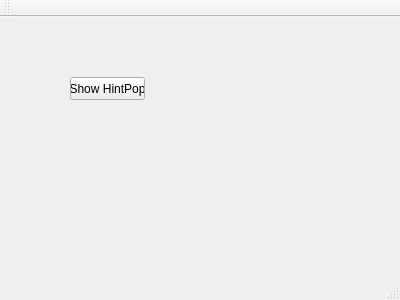
<?xml version="1.0" encoding="UTF-8"?>
<ui version="4.0">
 <class>MainWindow</class>
 <widget class="QMainWindow" name="MainWindow">
  <property name="geometry">
   <rect>
    <x>0</x>
    <y>0</y>
    <width>400</width>
    <height>300</height>
   </rect>
  </property>
  <property name="windowTitle">
   <string>MainWindow</string>
  </property>
  <widget class="QWidget" name="centralWidget">
   <widget class="QPushButton" name="pushButton">
    <property name="geometry">
     <rect>
      <x>70</x>
      <y>60</y>
      <width>75</width>
      <height>23</height>
     </rect>
    </property>
    <property name="text">
     <string>Show HintPop</string>
    </property>
   </widget>
  </widget>
  <widget class="QMenuBar" name="menuBar">
   <property name="geometry">
    <rect>
     <x>0</x>
     <y>0</y>
     <width>400</width>
     <height>23</height>
    </rect>
   </property>
  </widget>
  <widget class="QToolBar" name="mainToolBar">
   <attribute name="toolBarArea">
    <enum>TopToolBarArea</enum>
   </attribute>
   <attribute name="toolBarBreak">
    <bool>false</bool>
   </attribute>
  </widget>
  <widget class="QStatusBar" name="statusBar"/>
 </widget>
 <layoutdefault spacing="6" margin="11"/>
 <resources/>
 <connections/>
</ui>
